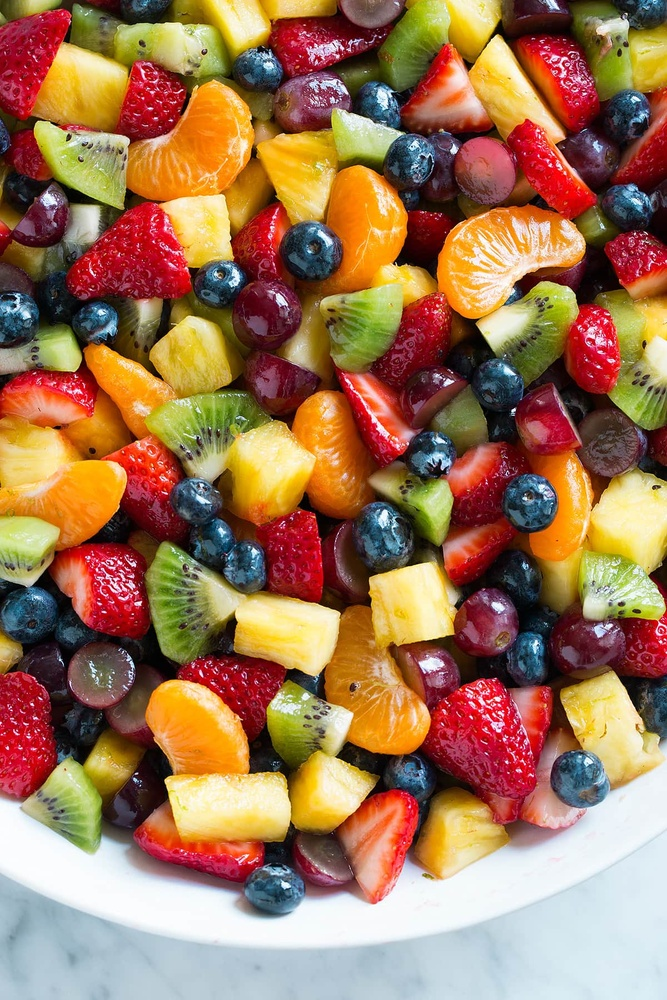
#> input picture Assignment-2-DIP-BT22CSE107/fruit-salad-12.jpg, 667 x 1000 px, shrunk from 1200 x 1800 before the run
$ python ojasHistogramEq.py
#> lines starting #> are read from the running program, lines starting #| are printed output that depends on the picture
import cv2
import numpy as np
import matplotlib.pyplot as plt

# Load the image in grayscale
image = cv2.imread('fruit-salad-12.jpg', 0)
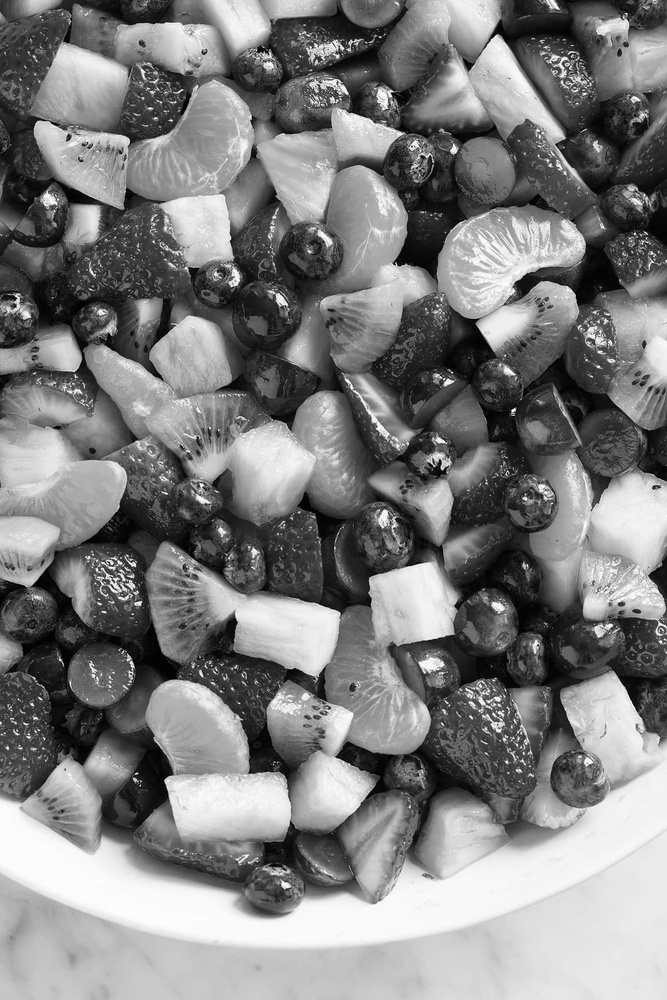
#> image: shape (1000, 667); min 0, max 255, mean 126.9

# Calculate the histogram of the original image
hist_original = cv2.calcHist([image], [0], None, [256], [0, 256])
#> hist_original = 256 values, max 5139 at index 250, min 63 at index 254, mean 2605.5

# Apply histogram equalization
equalized_image = cv2.equalizeHist(image)

# Calculate the histogram of the equalized image
hist_equalized = cv2.calcHist([equalized_image], [0], None, [256], [0, 256])
#> hist_equalized = 256 values, max 6066 at index 253, min 0 at index 19, mean 2605.5

# Plotting the results
plt.figure(figsize=(12, 6))

# Original Image and its histogram
plt.subplot(2, 2, 1)
plt.imshow(image, cmap='gray')
plt.title('Original Image')

plt.subplot(2, 2, 2)
plt.plot(hist_original)
plt.title('Histogram of Original Image')

# Equalized Image and its histogram
plt.subplot(2, 2, 3)
plt.imshow(equalized_image, cmap='gray')
plt.title('Equalized Image')

plt.subplot(2, 2, 4)
plt.plot(hist_equalized)
plt.title('Histogram of Equalized Image')

plt.show()
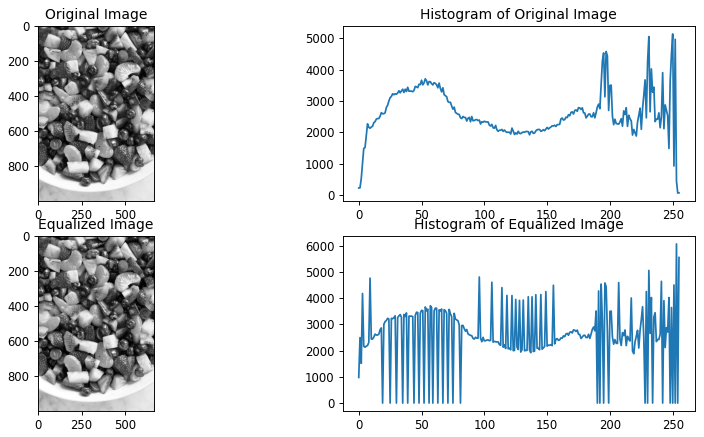
#> figure drawn by matplotlib, 4 panels; panel 2: curve peaks at x = 250, y = 5139; panel 4: curve peaks at x = 253, y = 6066
